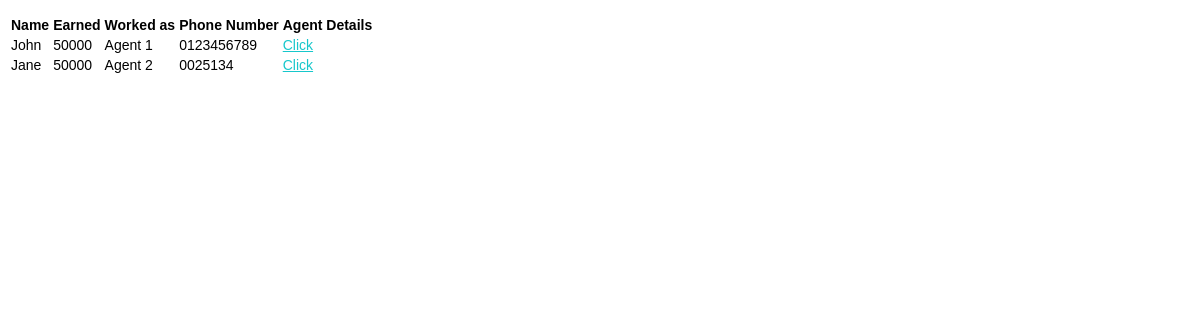
Page /closing_agents.php?id=1 (signed in) on the committed database.
### tables this page shows
CREATE TABLE `agent_involved_in_closing` (
  `Agent_ID` int(11) NOT NULL,
  `Closing_ID` int(11) NOT NULL,
  `earning` double NOT NULL,
  `workedAs` tinyint(4) NOT NULL
);

CREATE TABLE `agent` (
  `Agent_ID` int(11) NOT NULL,
  `Name` varchar(150) NOT NULL,
  `ImmediateUpline_ID` int(11) DEFAULT NULL,
  `Status` tinyint(4) NOT NULL,
  `PhoneNumber` varchar(30) NOT NULL
);

### closing_agents.php (the view, shortened to what this page needs)
<!DOCTYPE html>
<html>
    <head>
      <link type='text/css' rel='stylesheet' href='style.css'/>
 </head>
 <body>
      <p>
        <?php
        	include('session.php');
          $row = $_GET["id"];
          $idSQL = "SELECT Agent.Agent_ID, Agent.Name, agent_involved_in_closing.earning,
                      agent_involved_in_closing.workedAs, PhoneNumber
                    from Agent_involved_in_closing, Agent
                    where Agent.Agent_ID = agent_involved_in_closing.Agent_ID
                    AND agent.Agent_ID != 0
                    AND Closing_ID = ". $row;
          $idResults = mysqli_query($db, $idSQL);
          if ($idResults->num_rows > 0) {
            echo "<table>";
            echo "<tr> <th>Name</th> <th>Earned</th> <th>Worked as</th>
                <th>Phone Number</th> <th>Agent Details</th> </tr>";
            while($agentRow = $idResults->fetch_assoc()) {
              $workedAs = setWorkedAs($agentRow["workedAs"]);
              echo "<tr><td> " . $agentRow["Name"]. " </td>";
              echo "<td> " . $agentRow["earning"]. " </td>";
              echo "<td> " .  $workedAs . " </td>";
              echo "<td> " . $agentRow["PhoneNumber"]. " </td>";
              ?>
                <td>
                  <a class="btn btn-warning" href='agent_details.php?id=<?php echo $agentRow["Agent_ID"]; ?>'>Click</a>
                </td></tr>
              <?php
            }
          } else {
            echo "No agents found";
          }
        ?>
      </p>
    </body>
    <?php
      function setWorkedAs($code){
        $workedAs = "";
        if($code>18){
          $workedAs = "Agent 4";
        }else if($code>12){
          $workedAs = "Agent 3";
        }else if($code>6){
          $workedAs = "Agent 2";
        }else{
          $workedAs = "Agent 1";
        }
        return $workedAs;
      }
    ?>
</html>

### style.css (style rules this page uses)
body { font-family:Arial, Helvetica, sans-serif; font-size:14px; height: 100%; }
a { color: #17C7CB; }
td { vertical-align: middle !important; }

### rows in the picture
agent_involved_in_closing: Agent_ID.Name "John", earning "50000", workedAs "Agent 1", Agent_ID.PhoneNumber "0123456789"
agent_involved_in_closing: Agent_ID.Name "Jane", earning "50000", workedAs "Agent 2", Agent_ID.PhoneNumber "0025134"
